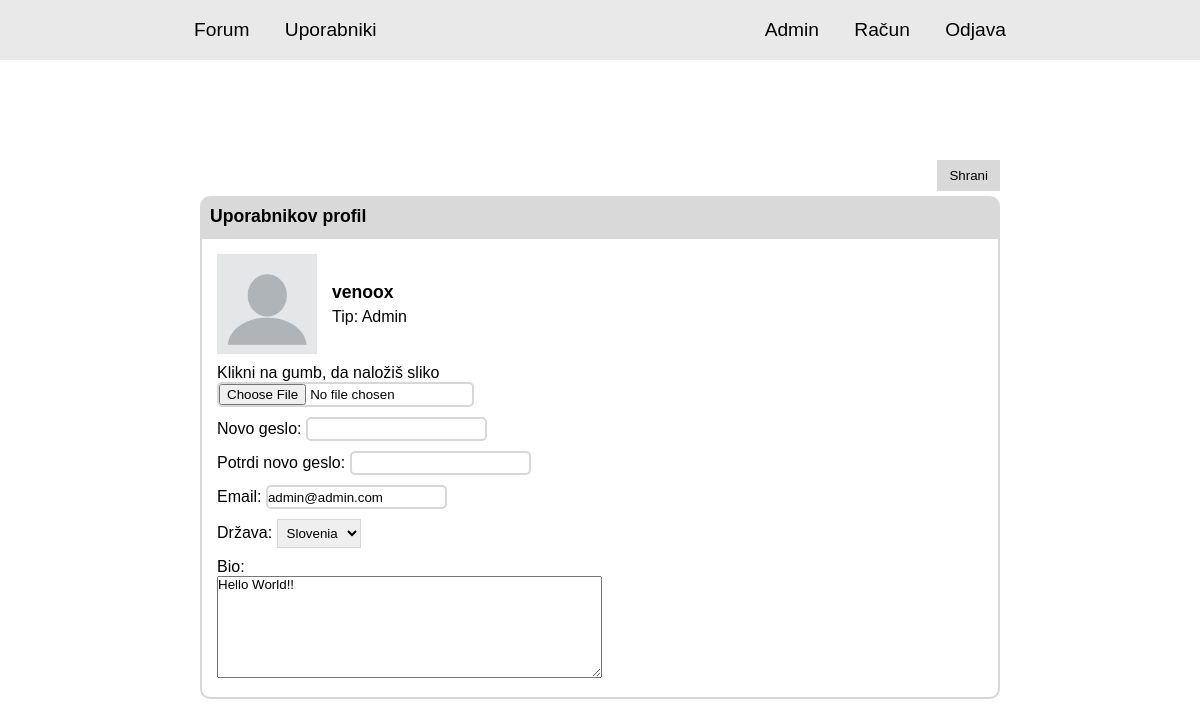
Page /code/index.php/user/edit (signed in) on the committed database.
### tables this page shows
CREATE TABLE `user` (
  `id` int(11) NOT NULL AUTO_INCREMENT,
  `username` varchar(50) NOT NULL,
  `email` varchar(50) NOT NULL,
  `password` varchar(64) NOT NULL,
  `role` int(11) NOT NULL,
  `bio` text DEFAULT NULL,
  `profile_picture` text NOT NULL DEFAULT 'assets/profile_pictures/default.png',
  `country` int(11) NOT NULL,
  `joined_at` timestamp NOT NULL DEFAULT current_timestamp(),
  `last_active` timestamp NOT NULL DEFAULT current_timestamp(),
  PRIMARY KEY (`id`),
  UNIQUE KEY `username` (`username`),
  UNIQUE KEY `email` (`email`),
  KEY `role` (`role`),
  KEY `country` (`country`),
  CONSTRAINT `user_ibfk_2` FOREIGN KEY (`role`) REFERENCES `role` (`id`),
  CONSTRAINT `user_ibfk_3` FOREIGN KEY (`country`) REFERENCES `country` (`id`)
);

CREATE TABLE `role` (
  `id` int(11) NOT NULL AUTO_INCREMENT,
  `role` varchar(20) NOT NULL,
  PRIMARY KEY (`id`)
);

CREATE TABLE `country` (
  `id` int(11) NOT NULL AUTO_INCREMENT,
  `name` tinytext NOT NULL,
  PRIMARY KEY (`id`)
);

### code/controller/UserController.php (called while the page is built, shortened)
<?php
require_once 'model/UserDB.php';
class UserController {
    public static function showUserEditForm($errors = []) {
        $user = UserDB::getUserInfo($_SESSION["id"]);
        $countries = CountryDB::getAll();
        $vars = [
            "user" => $user,
            "errors" => $errors,
            "countries" => $countries
        ];
        ViewHelper::render("view/user-edit.php", $vars);
    }
}

### code/model/UserDB.php (called while the page is built, shortened)
<?php
require_once "model/CRUD.php";
class UserDB extends CRUD {
    public static function getUserInfo($id) {
        $db = DBInit::getInstance();
        $statement = $db->prepare("
        SELECT
            user.id,
            email,
            bio,
            username,
            role.role,
            joined_at,
            last_active,
            profile_picture,
            country,
            country.name AS country_name,
            (SELECT COUNT(*) FROM thread WHERE thread.original_poster = user.id) as thread_count,
            (SELECT COUNT(*) FROM post WHERE post.thread IN (SELECT id FROM thread WHERE thread.original_poster = user.id)) as post_count
        FROM user, role, country
        WHERE user.role = role.id AND user.country = country.id AND user.id = :id;");
        $statement->bindValue(":id", $id);
        $statement->execute();
        return $statement->fetch(PDO::FETCH_ASSOC);
    }
}

### code/model/CRUD.php (called while the page is built, shortened)
<?php
abstract class CRUD {
    public static $table_name = "";
    public static function getAll() {
        $db = DBInit::getInstance();
        $table_name = static::$table_name;
        $statement = $db->prepare("SELECT * FROM $table_name");
        $statement->execute();
        return $statement->fetchAll(PDO::FETCH_ASSOC);
    }
}

### code/view/user-edit.php (the view, shortened to what this page needs)
<?php
include "html-header.php";
include "menu.php";
?>
<body>
    <main>
        <form action="<?= BASE_URL . "user/edit" ?>" method="post">
        <div class="main-toolbox">
            <input type="submit" name="edit" value="Shrani" />
        </div>
        <div class="main-header">
            <div class="user-column">Uporabnikov profil</div>
        </div>
        <div class="section-box">
            <div class="section-content">
                <div class="user-profile">
                    <div class="user-profile-edit-container">
                        <div class="user-profile-info">
                            <img class="user-profile-img" width="100px" src="<?= explode("index.php", BASE_URL)[0] . $user["profile_picture"] ?>"  alt="Profile picture"/>
                            <div class="user-info">
                                <a class="user-name" href="<?= BASE_URL . "user?id=" . $user["id"] ?>"><?= $user["username"] ?></a>
                                <div class="user-role">Tip: <?= $user["role"] ?></div>
                            </div>
                        </div>
                        <div class="user-profile-edit">
                            <div>
                                <label>
                                    Klikni na gumb, da naložiš sliko<br />
                                    <input type="file" name="profile_picture" accept="image/*"/>
                                </label>
                            </div>
                            <div>
                                <label>Novo geslo: <input type="password" name="password" minlength="8" maxlength="64" /></label>
                            </div>
                            <div>
                                <label>Potrdi novo geslo: <input type="password" name="confirm_password" minlength="8" maxlength="64" /></label>
                            </div>
                            <div>
                                <label>Email: <input type="email" name="email" value="<?= $user["email"] ?>" required/></label>
                            </div>
                            <div>
                                <label>Država:
                                    <select name="country" required>
                                        <?php foreach ($countries as $country): ?>
                                            <option value="<?= $country["id"] ?>" <?= $user["country"] == $country["id"] ? "selected" : "" ?>><?= $country["name"] ?></option>
                                        <?php endforeach; ?>
                                    </select>
                                </label>
                            </div>
                        </div>
                    </div>
                    <div class="user-profile-bio-thread-container">
                        <div class="user-profile-bio">
                            <div>Bio:</div>
                            <textarea class="user-profile-bio-textarea" name="bio"><?= $user["bio"] ?></textarea>
                        </div>
                    </div>
                </div>
            </div>
        </div>
        </form>
    </main>
</body>

### code/view/menu.php
<?php
$links = [
    [
        ["name" => "Forum", "url" => BASE_URL . "forum", "show" => true],
        ["name" => "Uporabniki", "url" => BASE_URL . "users", "show" => true],
    ],
    [
        ["name" => "Admin", "url" => BASE_URL . "admin", "show" => $_SESSION != null && $_SESSION['role'] == "admin"],
        ["name" => "Račun", "url" => BASE_URL . "user?id=" . $_SESSION["id"], "show" => $_SESSION != null && isset($_SESSION['login'])],
        ["name" => "Prijava", "url" => BASE_URL . "login", "show" => !isset($_SESSION['login'])],
        ["name" => "Odjava", "url" => BASE_URL . "logout", "show" => isset($_SESSION['login'])],
    ]
];
$actual_url = explode("?", $_SERVER["REQUEST_URI"])[0];
?>
<header class="menu">
    <div>
        <?php foreach ($links[0] as $link): ?>
            <?php if ($link["show"]): ?>
                <a class="link <?= $actual_url == $link["url"] ? "link-active" : "" ?>" href="<?= $link["url"] ?>">
                    <?= $link["name"] ?>
                </a>
            <?php endif; ?>
        <?php endforeach; ?>
    </div>
    <div>
        <?php foreach ($links[1] as $link): ?>
            <?php if ($link["show"]): ?>
                <a class="link <?= $actual_url == $link["url"] ? "link-active" : "" ?>" href="<?= $link["url"] ?>">
                    <?= $link["name"] ?>
                </a>
            <?php endif; ?>
        <?php endforeach; ?>
    </div>
</header>

### code/assets/style.css (style rules this page uses)
* { margin: 0; padding: 0; font-family: Poppins, sans-serif; }
.menu { height: 50px; width: 100%; background-color: #E9E9E9; display: flex; justify-content: space-around; align-items: center; }
a { text-decoration: none; color: black; }
.menu .link { margin-right: 20px; padding: 5px; font-size: 0.9rem; }
.menu .link:last-child { margin-right: 0; }
main { padding: 50px 25px; }
.main-header { display: none; border-radius: 10px 10px 0 0; }
.section-content { border: 2px solid var(--border-gray); border-radius: 0 0 10px 10px; }
@media screen and (min-width: 1200px) { .main-header { display: flex; padding: 10px; } }
@media screen and (min-width: 1200px) { .main-header > div { font-size: 1.1rem; font-weight: 600; } }
@media screen and (min-width: 1200px) { main { padding: 100px 200px; } }
@media screen and (min-width: 1200px) { .main-header { display: flex; align-items: center; background-color: var(--main-gray); } }
@media screen and (min-width: 1200px) { .menu { height: 60px; } }
@media screen and (min-width: 1200px) { .menu .link { font-size: 1.2rem; } }
.user-column { display: flex; flex: 4; }
.user-info { display: flex; flex-direction: column; justify-content: center; }
.user-name { font-weight: 600; margin-bottom: 5px; font-size: 1.1rem; }
.user-profile { padding: 15px; }
.user-profile-info { display: flex; margin-bottom: 10px; }
.user-profile-img { margin-right: 15px; }
.user-profile-bio { margin: 15px 0; }
@media screen and (min-width: 1200px) { .user-profile-info { margin-right: 30px; } }
@media screen and (min-width: 1200px) { .user-profile-bio-thread-container { display: flex; } }
@media screen and (min-width: 1200px) { .user-profile-bio { margin: 0 15px 0 0; min-width: 50%; } }
.user-profile-bio-textarea { width: 100%; min-height: 100px; }
.user-profile-edit > * { margin-bottom: 10px; }
.main-toolbox { display: flex; justify-content: flex-end; margin-bottom: 5px; }
.main-toolbox > * { margin-left: 10px; }
button, input[type=submit], .button { border: none; background-color: var(--main-gray); cursor: pointer; color: black; padding: 8px 12px; }
select { border: 1px solid var(--border-gray); padding: 5px; }
label { display: flex; flex-direction: column; }
input:not([type=submit]) { border: 2px solid var(--border-gray); border-radius: 5px; min-height: 20px; }
@media screen and (min-width: 1200px) { label { display: initial; } }

### rows in the picture
user: role.role "Admin", profile_picture (placeholder picture), username "venoox", email "admin@admin.com", country "Slovenia", bio "Hello World!!"

### other values in the picture
$link["name"] "Forum"
$link["name"] "Uporabniki"
$link["name"] "Račun"
$link["name"] "Odjava"
